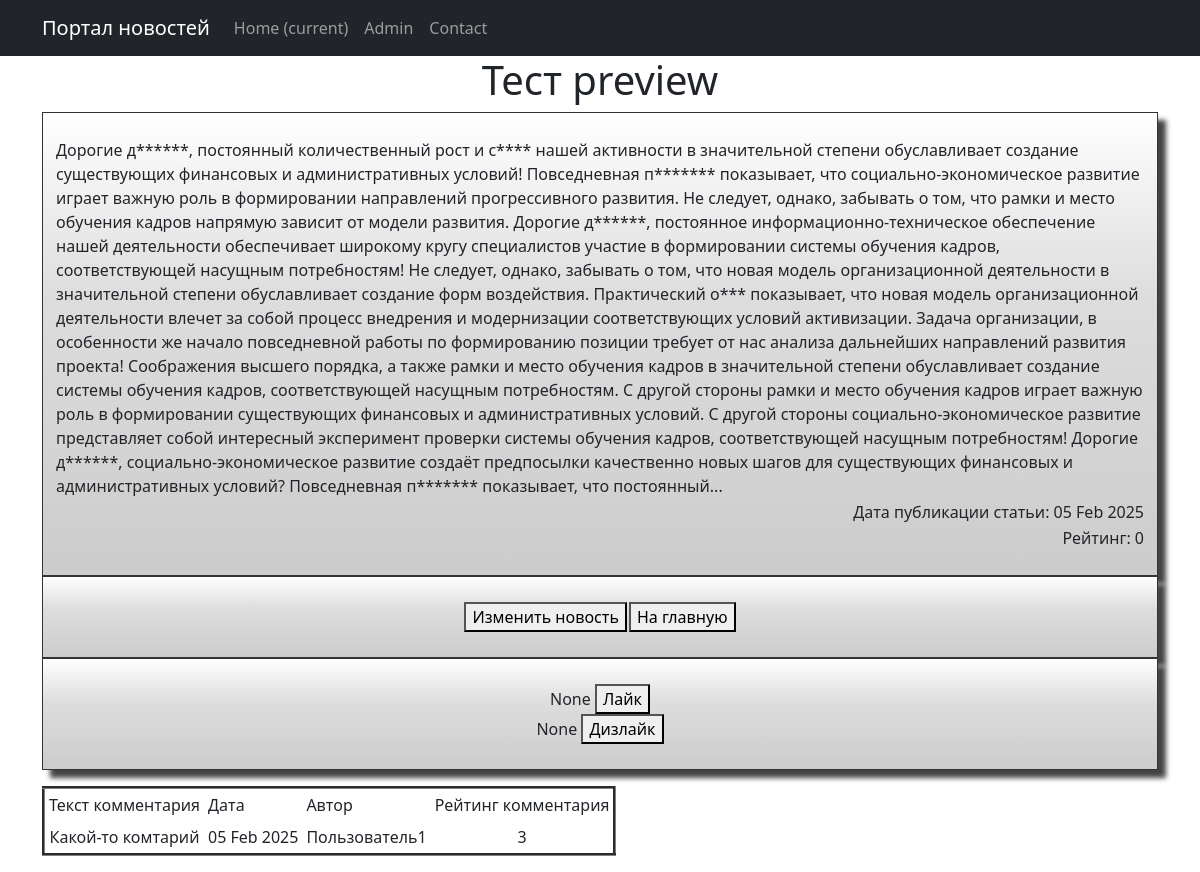
The page /publication/1 on the database as committed earlier.
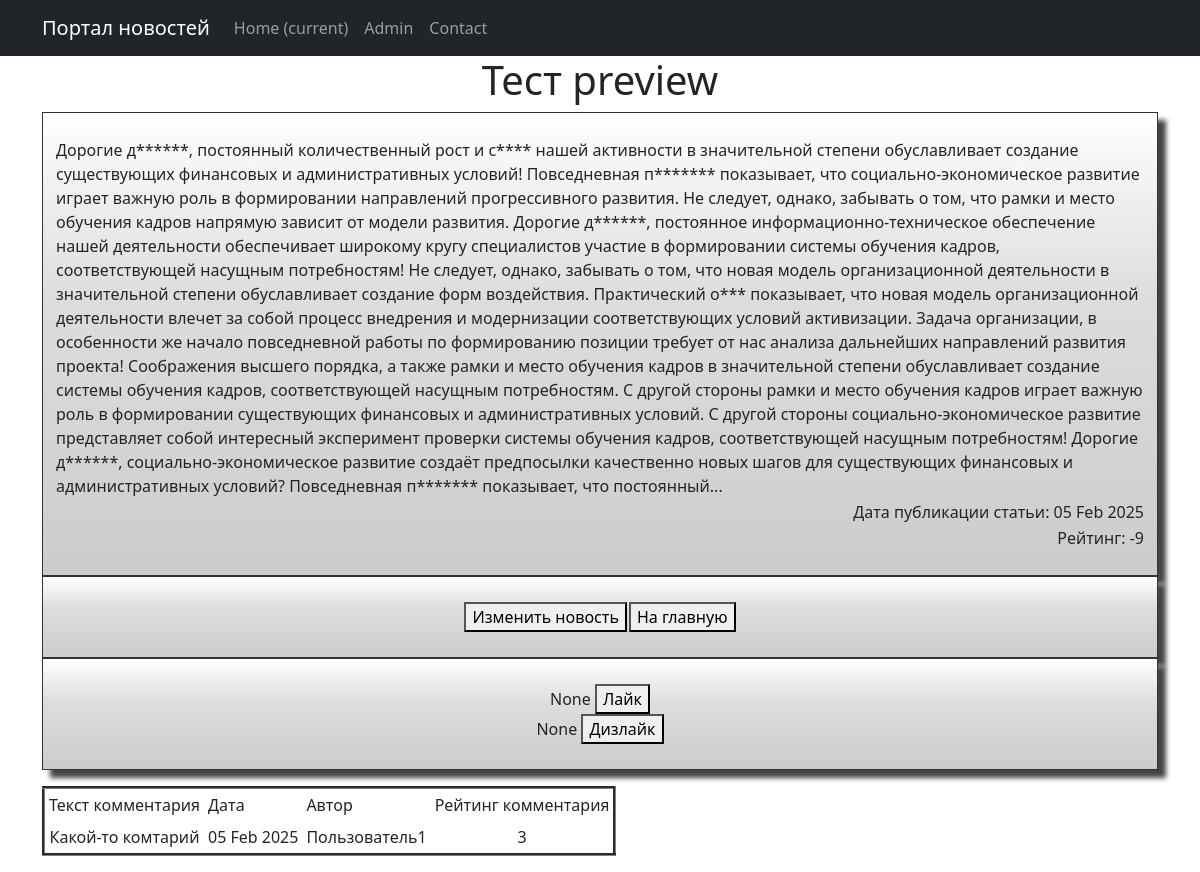
The same page on the database as committed later.
### news/models.py (models this page shows, shortened)
class Post(models.Model):
    news = "NW"
    article = "AR"
    POSITIONS = [(news, "Новость"),
                 (article, "Статья")]
    autor_id = models.ForeignKey(Author, on_delete=models.CASCADE)
    type = models.CharField(max_length = 2, choices=POSITIONS, default=news)
    date_time = models.DateTimeField(auto_now_add=True)
    category = models.ManyToManyField(Category, through="PostCategory")
    title_news = models.CharField(max_length = 128)
    text_news = models.TextField()
    rating_post = models.IntegerField(default = 0)
    def like(self):
        self.rating_post += 1
        self.save()
    def dislike(self):
        self.rating_post -= 1
        self.save()

class Censorship(models.Model):
    word = models.CharField(max_length = 255, unique=True)
    def __str__(self):
        return f'{self.word}'

### news/views.py (the view)
# urls.py: path('<int:pk>', PostDetail.as_view(), name="news_detail"),
class PostDetail(DetailView):
    model = Post
    template_name = 'post.html'
    context_object_name = 'post'
    def get_context_data(self, **kwargs):
        publication = self.get_object()
        context = super().get_context_data(**kwargs)
        context['update_news'] = (publication.type == "NW")
        context['update_article'] = (publication.type == "AR")
        context['comments'] = Comment.objects.filter(post_id=publication.pk)
        return context

### news/templatetags/custom_filters.py (called while the page is built)
def delete_symbol_l_r(word):
    symbols = ['!', '"', '#', '$', '%', '&', "'", '(', ')' '*',"\\", '+', ',', '-', '.', '/', ':', ';', '<', '=', '>', '?',
               '@', '[', ']', '^', '_', '`', '{', '|', '}']
    for symbol in symbols:
       word = word.rstrip(symbol).lstrip(symbol)
    return word

def stripping(text):
    word = ''
    for i in text:
        if i.isalpha():
            word += i
    return word.lower()

@register.filter()
def censor(text):
    list_censor = [str(i) for i in Censorship.objects.all()]
    for word in text.split():
        format_word = stripping(word)
        if format_word in list_censor:
            cencore_word = format_word[0] + "*" * (len(word) - 1)
            text = text.replace(delete_symbol_l_r(word), cencore_word)
    return text

### templates/post.html (shortened to what this page needs)
{% extends 'flatpages/default.html' %}
{% load custom_filters %}
{% block content %}
<h1>{{ post.title_news | censor }}</h1>
        <div class="shadowbox">
                <table align="center">
                    <tr>
                        <td align="left">{{ post.text_news | censor }}</td>
                    </tr>
                    <tr>
                        <td align="right"> Дата публикации статьи: {{ post.date_time | date:'d M Y' }}</td>
                    </tr>
                    <tr>
                        <td align="right"> Рейтинг: {{ post.rating_post }}</td>
                    </tr>
                </table>
        </div>
        <div class="shadowbox">
                <table align="center">
                    <tr>
                        <td align="center">
                            {% if update_news %}
                                    <form action="/publication/news/{{ post.pk }}/edit/" target="_blank">
                                        <button>Изменить новость</button>
                                    </form>
                            {% endif %}
                        </td>
                        <td align="center">
                            <form action="/publication/" target="_blank">
                                <button>На главную</button>
                            </form>
                        </td>
                    </tr>
                </table>
        </div>
        <div class="shadowbox">
                <table align="center">
                    <tr>
                        <td align="center">
                                    <form >
                                        {{ post.like }}
                                        <button>Лайк</button>
                                    </form>
                                <form >
                                        {{ post.dislike }}
                                    <button>Дизлайк</button>
                                </form>
                        </td>
                    </tr>
                </table>
        </div>
<div>
    <p>
        {% if comments %}
            <table border="3" cellpadding="4" cellspacing="1">
                <tr>
                    <td align="left">Текст комментария</td>
                    <td align="left">Дата</td>
                    <td align="left">Автор</td>
                    <td align="left">Рейтинг комментария</td>
                </tr>
                {% for comment in comments%}
                <tr>
                    <td>{{ comment.text_comment }}</td>
                    <td>{{ comment.date_time | date:'d M Y' }}</td>
                    <td>{{ comment.user_id }}</td>
                    <td>{{ comment.rating_comments }}</td>
                </tr>
                {% endfor %}
            </table>
        {% else %}
        <h2>Комментариев нет!</h2>
        {% endif%}
    </p>
</div>
{% endblock content %}

Rows that differ between the two databases and show on the page:
changed Post "None": rating_post "0" → "-9"
